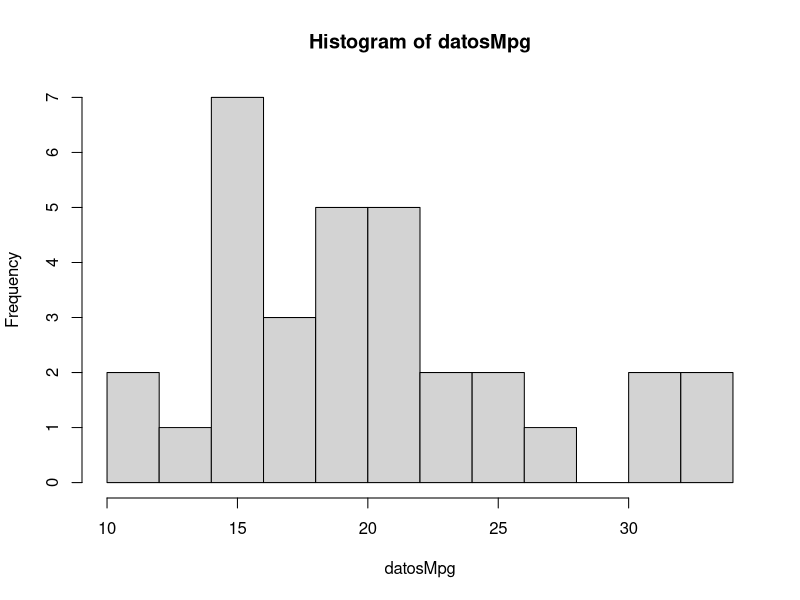
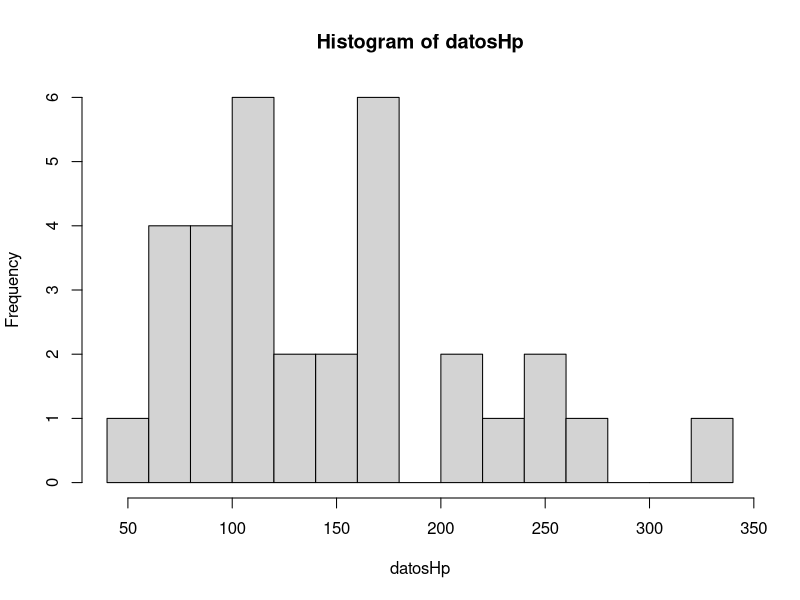
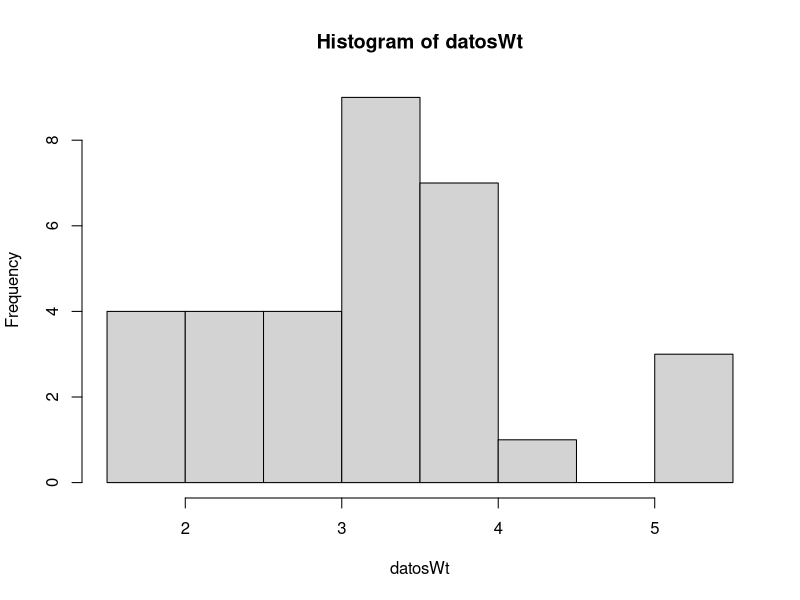
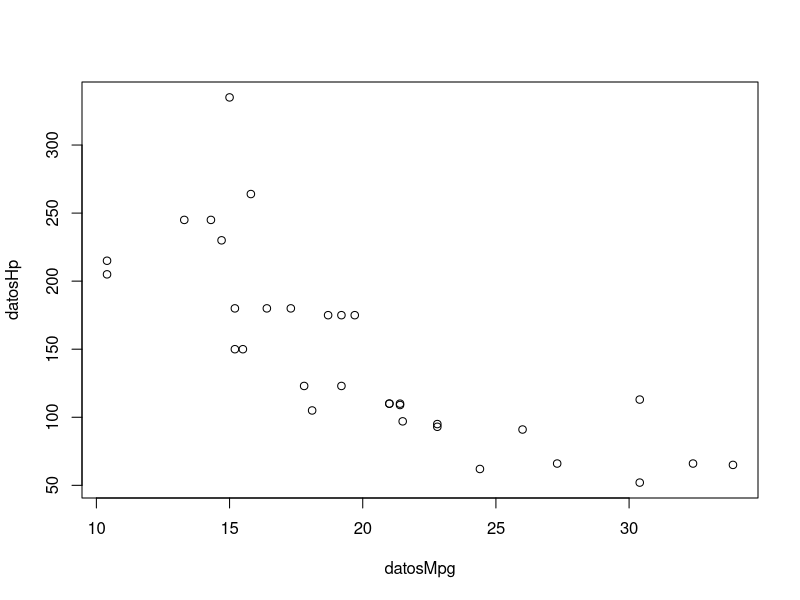
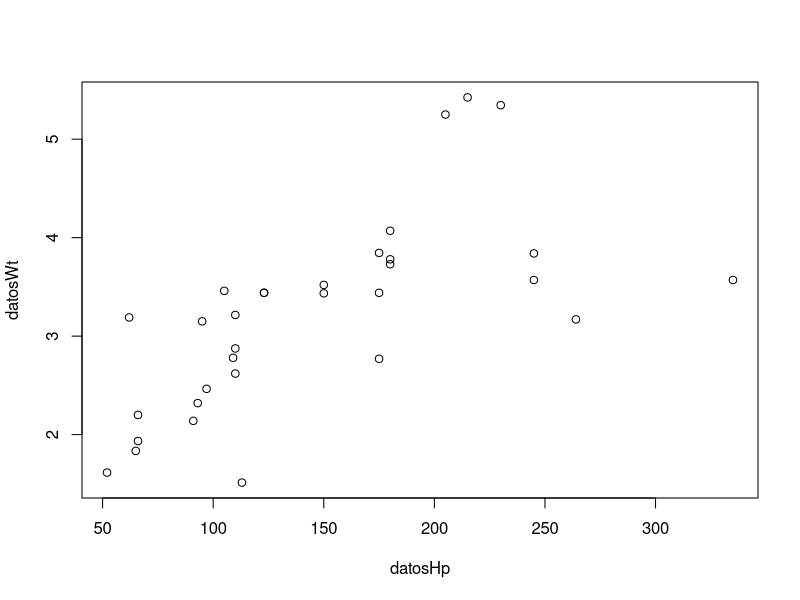

Here is the R script that generated these plots, in order:
# Se trabajará únicamente con 3 columnas (variables), a saber, ‘mpg’, ‘hp’, 
# ‘wt’. Se puede crear una variable con únicamente las tres columnas con la 
# sentencia misDatos<-mtcars[,c('mpg','hp','wt')]

datos <- mtcars[, c('mpg', 'hp', 'wt')]

datosMpg <- datos$mpg
hist(datosMpg, 15)

datosHp <- datos$hp
hist(datosHp, 20)

datosWt <- datos$wt
hist(datosWt)

# b. Realizar una única tabla que contenga la siguiente información para las tres 
# variables: rango, media, mediana, desviación estándar, primer cuartil, tercer cuartil. 

df <- data.frame(
    "Rango" = c(sapply(datos, IQR)),
    "Media" = c(sapply(datos, mean)),
    "Mediana" = c(sapply(datos, median)),
    "Desviacion Estandar" = c(sapply(datos, sd)),
    "Primer Cuartil" = c(sapply(datos, function(x) quantile(x, 0.25))),
    "Tercer Cuartil" = c(sapply(datos, function(x) quantile(x, 0.75))))

View(df)

# c. Pintar ‘mpg’ frente a ‘hp’, y ‘hp’ frente a ‘wt’ 

plot(datosMpg, datosHp)
plot(datosHp, datosWt)
